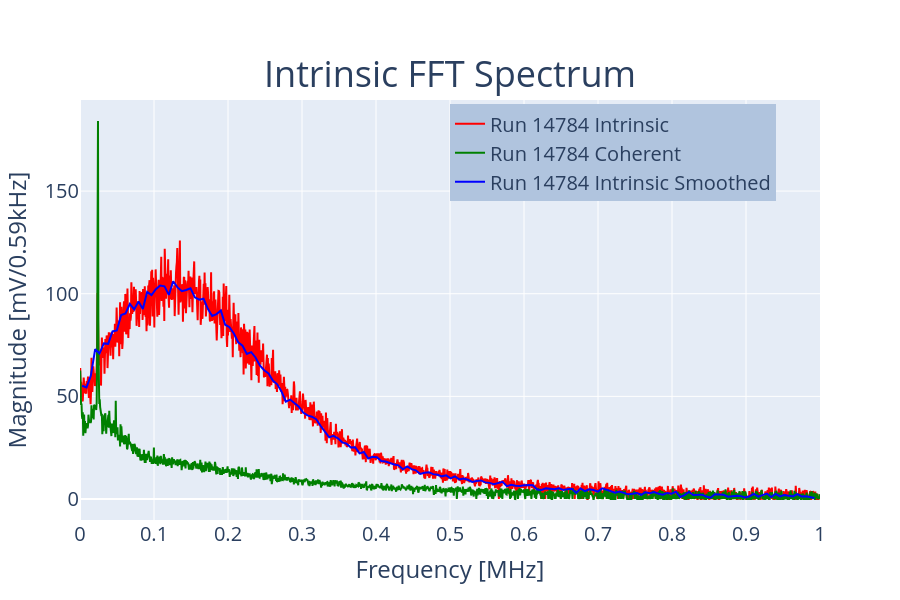

Notebook code cell kept with this figure:
### Code cell
freq = list(range(len(FFTs_list_int['100'])-1))
freq = (np.add(freq,.5))*2/3415
freq_smooth = list(range(len(fft_smooth_bin_int['100'])-1))
freq_smooth = (np.add(freq_smooth,.5))*2/3415*step_size
color = ['red','green','blue']
run_number='14784'
C = np.median(FFTs_list_int['0'][1500:1708])
print(C)
fig = make_subplots(rows=1,cols =1,subplot_titles = ('Intrinsic FFT Spectrum',))
fig.add_trace(go.Scatter(x=freq,y =fft_bin_int['3095'][1:1708],marker_color = color[0],opacity = 2/(1+1),name = f'Run {run_number} Intrinsic'),row = 1, col = 1)
fig.add_trace(go.Scatter(x=freq,y = fft_bin_coh['3095'][1:1708],marker_color = color[1],opacity = 2/(1+1),name = f'Run {run_number} Coherent'),row = 1, col = 1)
fig.add_trace(go.Scatter(x=freq_smooth,y =fft_smooth_bin_int['3095'][1:1708],marker_color = color[2],opacity = 2/(1+1),name = f'Run {run_number} Intrinsic Smoothed'),row = 1, col = 1)

fig.update_xaxes(title_text = "Frequency [MHz]",row = 1, col = 1)
fig.update_yaxes(title_text = "Magnitude [mV/0.59kHz]",row = 1, col = 1)
fig.update_layout(xaxis = dict(tickmode = 'linear',dtick = .1,range= [0,1]))
fig.update_layout(height = 600, width = 900,showlegend = True)
fig.update_annotations(font_size=36)
fig
fig.update_layout(font = dict(size=20),legend=dict(
    yanchor="top",
    y=0.99,
    xanchor="left",
    x=0.5,
    bgcolor="LightSteelBlue",
        bordercolor="Black",
))

#fig.add_annotation(dict(font = dict(size = 25,color="Black",)),xshift= 250,yshift=100,text = f"SBND<br>Preliminary Data",showarrow = False)
fig.write_image(f'/Users/danielcarber/Documents/SBND/Noise_Analysis/Plots/SBND_TPC_FFT.png')
fig.write_image(f'/Users/danielcarber/Documents/SBND/Noise_Analysis/Plots/SBND_TPC_FFT.pdf')
fig.show()

### Figure 1 — Plotly figure (JSON) as saved in the notebook; plotly's stock layout.template omitted (floating-point values rounded to 4 significant figures; data arrays with more than 128 entries replaced by an {"elided": "..."} marker saying what was removed)
{"data": [{"marker": {"color": "red"}, "name": "Run 14784 Intrinsic", "opacity": 1, "type": "scatter", "x": {"elided": "1708 float values"}, "xaxis": "x", "y": {"elided": "1707 float values"}, "yaxis": "y"}, {"marker": {"color": "green"}, "name": "Run 14784 Coherent", "opacity": 1, "type": "scatter", "x": {"elided": "1708 float values"}, "xaxis": "x", "y": {"elided": "1707 float values"}, "yaxis": "y"}, {"marker": {"color": "blue"}, "name": "Run 14784 Intrinsic Smoothed", "opacity": 1, "type": "scatter", "x": {"elided": "170 float values"}, "xaxis": "x", "y": {"elided": "170 float values"}, "yaxis": "y"}], "layout": {"annotations": [{"font": {"size": 36}, "showarrow": false, "text": "Intrinsic FFT Spectrum", "x": 0.5, "xanchor": "center", "xref": "paper", "y": 1, "yanchor": "bottom", "yref": "paper"}], "font": {"size": 20}, "height": 600, "legend": {"bgcolor": "LightSteelBlue", "bordercolor": "Black", "x": 0.5, "xanchor": "left", "y": 0.99, "yanchor": "top"}, "showlegend": true, "width": 900, "xaxis": {"anchor": "y", "domain": [0, 1], "dtick": 0.1, "range": [0, 1], "tickmode": "linear", "title": {"text": "Frequency [MHz]"}}, "yaxis": {"anchor": "x", "domain": [0, 1], "title": {"text": "Magnitude [mV/0.59kHz]"}}}}
